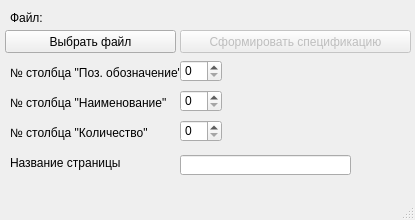
<?xml version="1.0" encoding="UTF-8"?>
<ui version="4.0">
 <class>sp_Creator</class>
 <widget class="QMainWindow" name="sp_Creator">
  <property name="geometry">
   <rect>
    <x>0</x>
    <y>0</y>
    <width>415</width>
    <height>220</height>
   </rect>
  </property>
  <property name="minimumSize">
   <size>
    <width>415</width>
    <height>220</height>
   </size>
  </property>
  <property name="maximumSize">
   <size>
    <width>5000</width>
    <height>220</height>
   </size>
  </property>
  <property name="windowTitle">
   <string>Формирователь спецификации</string>
  </property>
  <property name="windowIcon">
   <iconset>
    <normaloff>11.ico</normaloff>
    <normalon>11.ico</normalon>11.ico</iconset>
  </property>
  <widget class="QWidget" name="centralwidget">
   <widget class="QPushButton" name="pushButton_Choice_File">
    <property name="enabled">
     <bool>true</bool>
    </property>
    <property name="geometry">
     <rect>
      <x>5</x>
      <y>30</y>
      <width>171</width>
      <height>23</height>
     </rect>
    </property>
    <property name="text">
     <string>Выбрать файл</string>
    </property>
   </widget>
   <widget class="QLabel" name="label_File_Name">
    <property name="geometry">
     <rect>
      <x>10</x>
      <y>10</y>
      <width>401</width>
      <height>16</height>
     </rect>
    </property>
    <property name="text">
     <string>Файл:</string>
    </property>
   </widget>
   <widget class="QPushButton" name="pushButton_Create">
    <property name="enabled">
     <bool>false</bool>
    </property>
    <property name="geometry">
     <rect>
      <x>180</x>
      <y>30</y>
      <width>231</width>
      <height>23</height>
     </rect>
    </property>
    <property name="text">
     <string>Сформировать спецификацию</string>
    </property>
   </widget>
   <widget class="QLabel" name="label_1">
    <property name="geometry">
     <rect>
      <x>10</x>
      <y>95</y>
      <width>171</width>
      <height>16</height>
     </rect>
    </property>
    <property name="text">
     <string>№ столбца &quot;Наименование&quot;</string>
    </property>
   </widget>
   <widget class="QSpinBox" name="spinBox_Name">
    <property name="geometry">
     <rect>
      <x>180</x>
      <y>90</y>
      <width>42</width>
      <height>22</height>
     </rect>
    </property>
   </widget>
   <widget class="QLabel" name="label_2">
    <property name="geometry">
     <rect>
      <x>10</x>
      <y>65</y>
      <width>171</width>
      <height>16</height>
     </rect>
    </property>
    <property name="text">
     <string>№ столбца &quot;Поз. обозначение&quot;</string>
    </property>
   </widget>
   <widget class="QSpinBox" name="spinBox_Pos">
    <property name="geometry">
     <rect>
      <x>180</x>
      <y>60</y>
      <width>42</width>
      <height>22</height>
     </rect>
    </property>
   </widget>
   <widget class="QSpinBox" name="spinBox_Count">
    <property name="geometry">
     <rect>
      <x>180</x>
      <y>120</y>
      <width>42</width>
      <height>22</height>
     </rect>
    </property>
   </widget>
   <widget class="QLabel" name="label_3">
    <property name="geometry">
     <rect>
      <x>10</x>
      <y>125</y>
      <width>171</width>
      <height>16</height>
     </rect>
    </property>
    <property name="text">
     <string>№ столбца &quot;Количество&quot;</string>
    </property>
   </widget>
   <widget class="QLabel" name="label_4">
    <property name="geometry">
     <rect>
      <x>10</x>
      <y>155</y>
      <width>171</width>
      <height>16</height>
     </rect>
    </property>
    <property name="text">
     <string>Название страницы</string>
    </property>
   </widget>
   <widget class="QLineEdit" name="lineEdit_Page_Name">
    <property name="geometry">
     <rect>
      <x>180</x>
      <y>155</y>
      <width>171</width>
      <height>20</height>
     </rect>
    </property>
   </widget>
  </widget>
  <widget class="QMenuBar" name="menubar">
   <property name="geometry">
    <rect>
     <x>0</x>
     <y>0</y>
     <width>415</width>
     <height>18</height>
    </rect>
   </property>
  </widget>
  <widget class="QStatusBar" name="statusbar"/>
  <action name="action">
   <property name="text">
    <string>Закрыть</string>
   </property>
  </action>
 </widget>
 <resources/>
 <connections/>
</ui>
